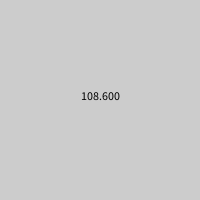
Frame 1 (no input)
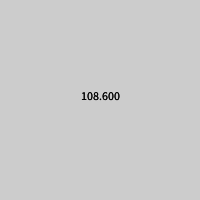
Frame 2 (the mouse pressed at the canvas centre, redrawn once)

The Processing sketch that drew these frames (run headless with seeded random() and noise(); the mouse was pressed at the canvas centre and the sketch redrawn once):

// Processing sketch: floatDict
// ── floatDict.pde
FloatDict inventory;

void setup() {
  size(200, 200);
  inventory = new FloatDict();
  inventory.set("coffee",108.6);
  inventory.set("flour",5.8);
  inventory.set("tea",8.2);
  println(inventory);
  noLoop();
  fill(0);
  textAlign(CENTER);
}

void draw() {
  float weight = inventory.get("coffee");
  text(weight, width/2, height/2);
}
